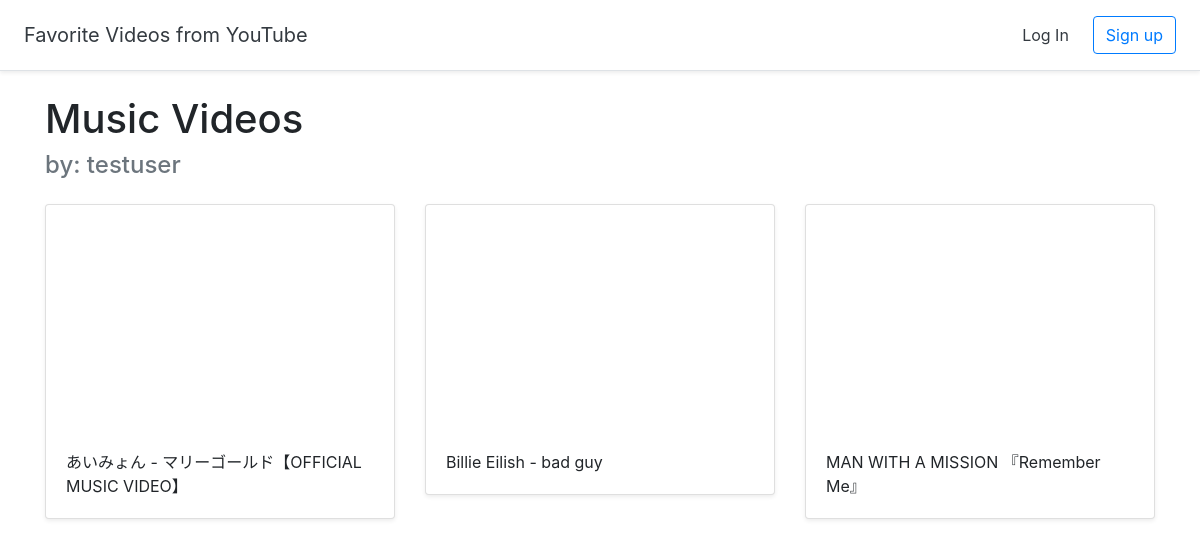
Screenshot of /halloffame/1 with the database file from the repository.
### halls/models.py (models this page shows, shortened)
class Hall(models.Model):
    title = models.CharField(max_length=255)
    user = models.ForeignKey(User, on_delete=models.CASCADE)

class Video(models.Model):
    title = models.CharField(max_length=255)
    url = models.URLField()
    youtube_id = models.CharField(max_length=255)
    hall = models.ForeignKey(Hall, on_delete=models.CASCADE)

### halls/views.py (the view)
# urls.py: path('halloffame/<int:pk>', views.DetailHall.as_view(), name='detail_hall'),
class DetailHall(generic.DetailView):
    model = Hall
    template_name = 'halls/detail_hall.html'

### halls/templates/halls/detail_hall.html (shortened to what this page needs)
{% extends "halls/base.html" %}
{% block content %}
<div class="container">
  <br>
  <h1>{{ hall.title }}</h1>
  <h4 class="text-muted">by: {{ hall.user.username }}</h4>
  <div class="row">
    {% for video in hall.video_set.all %}
    <div class="col-md-4 mt-3">
      <div class="card mb-4 shadow-sm">
        <iframe width="100%" height="225" src="https://www.youtube.com/embed/{{ video.youtube_id }}" frameborder="0" allow="accelerometer; autoplay; encrypted-media; gyroscope; picture-in-picture" allowfullscreen></iframe>
        <div class="card-body">
          <p class="card-text">{{ video.title }}</p>
        </div>
      </div>
    </div>
    {% endfor %}
  </div>
</div>
{% endblock %}

### rows the page displays
Hall: title "Music Videos", user.username "testuser"
Video: title "あいみょん - マリーゴールド【OFFICIAL MUSIC VIDEO】"
Video: title "Billie Eilish - bad guy"
Video: title "MAN WITH A MISSION 『Remember Me』"
